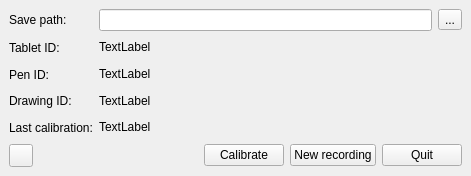
<?xml version="1.0" encoding="UTF-8"?>
<ui version="4.0">
 <class>mainWindow</class>
 <widget class="QMainWindow" name="mainWindow">
  <property name="geometry">
   <rect>
    <x>0</x>
    <y>0</y>
    <width>471</width>
    <height>176</height>
   </rect>
  </property>
  <property name="minimumSize">
   <size>
    <width>471</width>
    <height>176</height>
   </size>
  </property>
  <property name="maximumSize">
   <size>
    <width>471</width>
    <height>176</height>
   </size>
  </property>
  <property name="windowTitle">
   <string>Drawing recorder</string>
  </property>
  <widget class="QWidget" name="centralwidget">
   <layout class="QGridLayout" name="gridLayout">
    <item row="0" column="0">
     <widget class="QLabel" name="label">
      <property name="text">
       <string>Save path:</string>
      </property>
      <property name="buddy">
       <cstring>save_path</cstring>
      </property>
     </widget>
    </item>
    <item row="0" column="1">
     <layout class="QHBoxLayout" name="horizontalLayout">
      <item>
       <widget class="QLineEdit" name="save_path"/>
      </item>
      <item>
       <widget class="QToolButton" name="save_path_btn">
        <property name="text">
         <string>...</string>
        </property>
       </widget>
      </item>
     </layout>
    </item>
    <item row="1" column="0">
     <widget class="QLabel" name="tabletIDLabel">
      <property name="text">
       <string>Tablet ID:</string>
      </property>
     </widget>
    </item>
    <item row="1" column="1">
     <widget class="QLabel" name="tablet_id">
      <property name="text">
       <string>TextLabel</string>
      </property>
      <property name="textInteractionFlags">
       <set>Qt::LinksAccessibleByMouse|Qt::TextSelectableByMouse</set>
      </property>
     </widget>
    </item>
    <item row="2" column="0">
     <widget class="QLabel" name="tabletIDLabel_2">
      <property name="text">
       <string>Pen ID:</string>
      </property>
     </widget>
    </item>
    <item row="2" column="1">
     <widget class="QLabel" name="stylus_id">
      <property name="text">
       <string>TextLabel</string>
      </property>
      <property name="textInteractionFlags">
       <set>Qt::LinksAccessibleByMouse|Qt::TextSelectableByMouse</set>
      </property>
     </widget>
    </item>
    <item row="3" column="0">
     <widget class="QLabel" name="label_2">
      <property name="text">
       <string>Drawing ID:</string>
      </property>
     </widget>
    </item>
    <item row="3" column="1">
     <widget class="QLabel" name="drawing_id">
      <property name="text">
       <string>TextLabel</string>
      </property>
      <property name="textInteractionFlags">
       <set>Qt::LinksAccessibleByMouse|Qt::TextSelectableByMouse</set>
      </property>
     </widget>
    </item>
    <item row="4" column="0">
     <widget class="QLabel" name="lastCalibrationLabel">
      <property name="text">
       <string>Last calibration:</string>
      </property>
     </widget>
    </item>
    <item row="4" column="1">
     <widget class="QLabel" name="last_calibration">
      <property name="text">
       <string>TextLabel</string>
      </property>
      <property name="textInteractionFlags">
       <set>Qt::LinksAccessibleByMouse|Qt::TextSelectableByMouse</set>
      </property>
     </widget>
    </item>
    <item row="5" column="0" colspan="2">
     <layout class="QHBoxLayout" name="horizontalLayout_2">
      <item>
       <widget class="QToolButton" name="info">
        <property name="toolTip">
         <string>Information</string>
        </property>
        <property name="icon">
         <iconset>
          <normaloff>icons/24x24/info.png</normaloff>icons/24x24/info.png</iconset>
        </property>
       </widget>
      </item>
      <item>
       <spacer name="horizontalSpacer">
        <property name="orientation">
         <enum>Qt::Horizontal</enum>
        </property>
        <property name="sizeHint" stdset="0">
         <size>
          <width>40</width>
          <height>20</height>
         </size>
        </property>
       </spacer>
      </item>
      <item>
       <widget class="QPushButton" name="calibrate">
        <property name="text">
         <string>Calibrate</string>
        </property>
       </widget>
      </item>
      <item>
       <widget class="QPushButton" name="new_recording">
        <property name="enabled">
         <bool>true</bool>
        </property>
        <property name="text">
         <string>New recording</string>
        </property>
       </widget>
      </item>
      <item>
       <widget class="QPushButton" name="pushButton">
        <property name="text">
         <string>Quit</string>
        </property>
       </widget>
      </item>
     </layout>
    </item>
   </layout>
  </widget>
 </widget>
 <tabstops>
  <tabstop>save_path</tabstop>
  <tabstop>save_path_btn</tabstop>
  <tabstop>calibrate</tabstop>
  <tabstop>new_recording</tabstop>
  <tabstop>pushButton</tabstop>
 </tabstops>
 <resources/>
 <connections>
  <connection>
   <sender>pushButton</sender>
   <signal>clicked()</signal>
   <receiver>mainWindow</receiver>
   <slot>close()</slot>
   <hints>
    <hint type="sourcelabel">
     <x>460</x>
     <y>144</y>
    </hint>
    <hint type="destinationlabel">
     <x>13</x>
     <y>0</y>
    </hint>
   </hints>
  </connection>
 </connections>
</ui>
